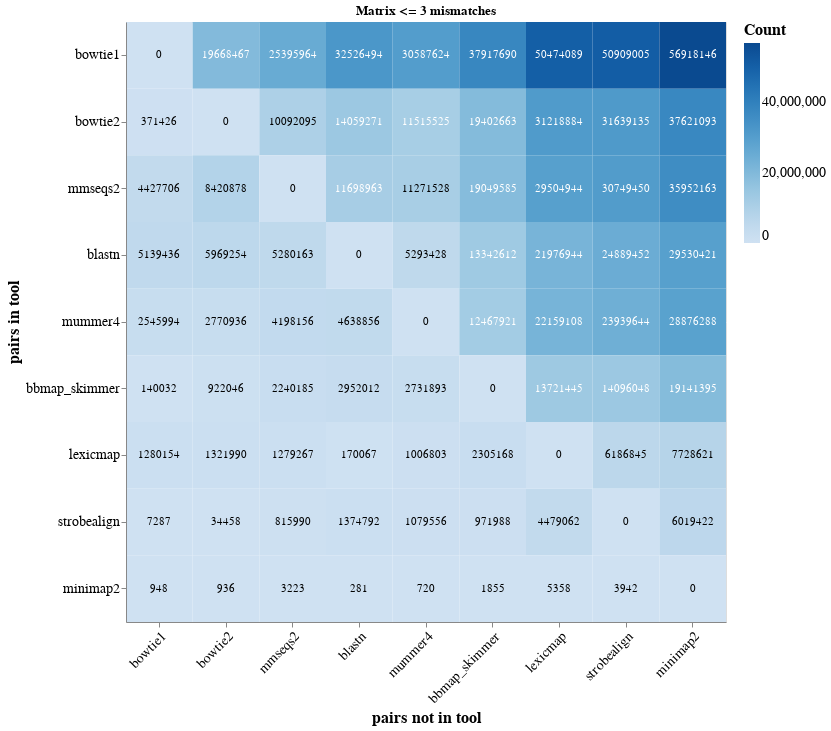

Notebook code for this chart:
### Markdown cell above
Summary of the matrixes: (one matrix with <=3 mismatches)

### Code cell
n_mismatches = 3
# Filter for current mismatch level
tmp = tools_results.filter(pl.col('mismatches') <= n_mismatches)

# Create empty matrix
matrix = pl.DataFrame(data=np.zeros((len(tools_list), len(tools_list)), dtype=int), schema=tools_list)

# Get unique pairs for each tool
tool_pairs = {}
for tool in tools_list:
    tool_pairs[tool] = tmp.filter(pl.col('tool') == tool).select(["contig_id","spacer_id","strand","start","end"]).unique()

# Fill matrix with counts
for i, tool_x in enumerate(tools_list):
    for j, tool_y in enumerate(tools_list):
        if tool_x == tool_y:
            continue
        # Count pairs in x but not in y
        unique_pairs = tool_pairs[tool_x].join(tool_pairs[tool_y], on=['contig_id','spacer_id','strand','start','end'], how='anti')
        matrix[i,j] = unique_pairs.height

# Convert to DataFrame for better visualization
matrix = matrix.with_columns(pl.Series(name="tool1", values=tools_list, dtype=pl.Utf8))
print(f"Matrix for {n_mismatches} mismatches:")
print(matrix)
heatmap_filename = f'results/real_data/plots/matrix__less_or_equal_3_mismatches'
chart = plot_matrix(matrix, f"Matrix <= {n_mismatches} mismatches", heatmap_filename)
# plot_matrix(matrix, f"Matrix for {n_mismatches} mismatches (% of tool's total matches)", heatmap_filename+"_percent", as_percent=True)  # as percentages
matrix.write_csv(f'results/real_data/results/matrix_less_or_equal_3_mismatches.tsv',separator='\t')
print("\n")
chart

### Figure 1 — Vega-Lite specification as saved in the notebook (floating-point values rounded to 4 significant figures)
{"config": {"view": {"continuousWidth": 300, "continuousHeight": 300}}, "layer": [{"mark": {"type": "rect"}, "encoding": {"color": {"field": "count", "legend": {"labelFontSize": 14, "title": "Count", "titleFontSize": 16}, "scale": {"scheme": "blues"}, "type": "quantitative"}, "tooltip": [{"field": "in_tool", "type": "nominal"}, {"field": "not_in_tool", "type": "nominal"}, {"field": "count", "type": "quantitative"}], "x": {"axis": {"labelAngle": -45, "labelFontSize": 14, "titleFontSize": 16}, "field": "not_in_tool", "sort": ["bowtie1", "bowtie2", "mmseqs2", "blastn", "mummer4", "bbmap_skimmer", "lexicmap", "strobealign", "minimap2"], "title": "pairs not in tool", "type": "nominal"}, "y": {"axis": {"labelFontSize": 14, "titleFontSize": 16}, "field": "in_tool", "sort": ["bowtie1", "bowtie2", "mmseqs2", "blastn", "mummer4", "bbmap_skimmer", "lexicmap", "strobealign", "minimap2"], "title": "pairs in tool", "type": "nominal"}}, "title": "Matrix <= 3 mismatches"}, {"mark": {"type": "text", "baseline": "middle"}, "encoding": {"color": {"condition": {"test": "(datum.count > 11314014.691358024)", "value": "white"}, "value": "black"}, "text": {"field": "count", "format": "d", "type": "quantitative"}, "tooltip": [{"field": "in_tool", "type": "nominal"}, {"field": "not_in_tool", "type": "nominal"}, {"field": "count", "type": "quantitative"}], "x": {"axis": {"labelAngle": -45, "labelFontSize": 14, "titleFontSize": 16}, "field": "not_in_tool", "sort": ["bowtie1", "bowtie2", "mmseqs2", "blastn", "mummer4", "bbmap_skimmer", "lexicmap", "strobealign", "minimap2"], "title": "pairs not in tool", "type": "nominal"}, "y": {"axis": {"labelFontSize": 14, "titleFontSize": 16}, "field": "in_tool", "sort": ["bowtie1", "bowtie2", "mmseqs2", "blastn", "mummer4", "bbmap_skimmer", "lexicmap", "strobealign", "minimap2"], "title": "pairs in tool", "type": "nominal"}}, "title": "Matrix <= 3 mismatches"}], "data": {"name": "data-60c8554d3483e91d280b593d786252e2"}, "height": 600, "width": 600, "$schema": "https://vega.github.io/schema/vega-lite/v5.20.1.json", "datasets": {"data-60c8554d3483e91d280b593d786252e2": [{"in_tool": "bowtie1", "not_in_tool": "bowtie1", "count": 0}, {"in_tool": "bowtie2", "not_in_tool": "bowtie1", "count": 371426}, {"in_tool": "mmseqs2", "not_in_tool": "bowtie1", "count": 4427706}, {"in_tool": "blastn", "not_in_tool": "bowtie1", "count": 5139436}, {"in_tool": "mummer4", "not_in_tool": "bowtie1", "count": 2545994}, {"in_tool": "bbmap_skimmer", "not_in_tool": "bowtie1", "count": 140032}, {"in_tool": "lexicmap", "not_in_tool": "bowtie1", "count": 1280154}, {"in_tool": "strobealign", "not_in_tool": "bowtie1", "count": 7287}, {"in_tool": "minimap2", "not_in_tool": "bowtie1", "count": 948}, {"in_tool": "bowtie1", "not_in_tool": "bowtie2", "count": 19668467}, {"in_tool": "bowtie2", "not_in_tool": "bowtie2", "count": 0}, {"in_tool": "mmseqs2", "not_in_tool": "bowtie2", "count": 8420878}, {"in_tool": "blastn", "not_in_tool": "bowtie2", "count": 5969254}, {"in_tool": "mummer4", "not_in_tool": "bowtie2", "count": 2770936}, {"in_tool": "bbmap_skimmer", "not_in_tool": "bowtie2", "count": 922046}, {"in_tool": "lexicmap", "not_in_tool": "bowtie2", "count": 1321990}, {"in_tool": "strobealign", "not_in_tool": "bowtie2", "count": 34458}, {"in_tool": "minimap2", "not_in_tool": "bowtie2", "count": 936}, {"in_tool": "bowtie1", "not_in_tool": "mmseqs2", "count": 25395964}, {"in_tool": "bowtie2", "not_in_tool": "mmseqs2", "count": 10092095}, {"in_tool": "mmseqs2", "not_in_tool": "mmseqs2", "count": 0}, {"in_tool": "blastn", "not_in_tool": "mmseqs2", "count": 5280163}, {"in_tool": "mummer4", "not_in_tool": "mmseqs2", "count": 4198156}, {"in_tool": "bbmap_skimmer", "not_in_tool": "mmseqs2", "count": 2240185}, {"in_tool": "lexicmap", "not_in_tool": "mmseqs2", "count": 1279267}, {"in_tool": "strobealign", "not_in_tool": "mmseqs2", "count": 815990}, {"in_tool": "minimap2", "not_in_tool": "mmseqs2", "count": 3223}, {"in_tool": "bowtie1", "not_in_tool": "blastn", "count": 32526494}, {"in_tool": "bowtie2", "not_in_tool": "blastn", "count": 14059271}, {"in_tool": "mmseqs2", "not_in_tool": "blastn", "count": 11698963}, {"in_tool": "blastn", "not_in_tool": "blastn", "count": 0}, {"in_tool": "mummer4", "not_in_tool": "blastn", "count": 4638856}, {"in_tool": "bbmap_skimmer", "not_in_tool": "blastn", "count": 2952012}, {"in_tool": "lexicmap", "not_in_tool": "blastn", "count": 170067}, {"in_tool": "strobealign", "not_in_tool": "blastn", "count": 1374792}, {"in_tool": "minimap2", "not_in_tool": "blastn", "count": 281}, {"in_tool": "bowtie1", "not_in_tool": "mummer4", "count": 30587624}, {"in_tool": "bowtie2", "not_in_tool": "mummer4", "count": 11515525}, {"in_tool": "mmseqs2", "not_in_tool": "mummer4", "count": 11271528}, {"in_tool": "blastn", "not_in_tool": "mummer4", "count": 5293428}, {"in_tool": "mummer4", "not_in_tool": "mummer4", "count": 0}, {"in_tool": "bbmap_skimmer", "not_in_tool": "mummer4", "count": 2731893}, {"in_tool": "lexicmap", "not_in_tool": "mummer4", "count": 1006803}, {"in_tool": "strobealign", "not_in_tool": "mummer4", "count": 1079556}, {"in_tool": "minimap2", "not_in_tool": "mummer4", "count": 720}, {"in_tool": "bowtie1", "not_in_tool": "bbmap_skimmer", "count": 37917690}, {"in_tool": "bowtie2", "not_in_tool": "bbmap_skimmer", "count": 19402663}, {"in_tool": "mmseqs2", "not_in_tool": "bbmap_skimmer", "count": 19049585}, {"in_tool": "blastn", "not_in_tool": "bbmap_skimmer", "count": 13342612}, {"in_tool": "mummer4", "not_in_tool": "bbmap_skimmer", "count": 12467921}, {"in_tool": "bbmap_skimmer", "not_in_tool": "bbmap_skimmer", "count": 0}, {"in_tool": "lexicmap", "not_in_tool": "bbmap_skimmer", "count": 2305168}, {"in_tool": "strobealign", "not_in_tool": "bbmap_skimmer", "count": 971988}, {"in_tool": "minimap2", "not_in_tool": "bbmap_skimmer", "count": 1855}, {"in_tool": "bowtie1", "not_in_tool": "lexicmap", "count": 50474089}, {"in_tool": "bowtie2", "not_in_tool": "lexicmap", "count": 31218884}, {"in_tool": "mmseqs2", "not_in_tool": "lexicmap", "count": 29504944}, {"in_tool": "blastn", "not_in_tool": "lexicmap", "count": 21976944}, {"in_tool": "mummer4", "not_in_tool": "lexicmap", "count": 22159108}, {"in_tool": "bbmap_skimmer", "not_in_tool": "lexicmap", "count": 13721445}, {"in_tool": "lexicmap", "not_in_tool": "lexicmap", "count": 0}, {"in_tool": "strobealign", "not_in_tool": "lexicmap", "count": 4479062}, {"in_tool": "minimap2", "not_in_tool": "lexicmap", "count": 5358}, {"in_tool": "bowtie1", "not_in_tool": "strobealign", "count": 50909005}, {"in_tool": "bowtie2", "not_in_tool": "strobealign", "count": 31639135}, {"in_tool": "mmseqs2", "not_in_tool": "strobealign", "count": 30749450}, {"in_tool": "blastn", "not_in_tool": "strobealign", "count": 24889452}, {"in_tool": "mummer4", "not_in_tool": "strobealign", "count": 23939644}, {"in_tool": "bbmap_skimmer", "not_in_tool": "strobealign", "count": 14096048}, {"in_tool": "lexicmap", "not_in_tool": "strobealign", "count": 6186845}, {"in_tool": "strobealign", "not_in_tool": "strobealign", "count": 0}, {"in_tool": "minimap2", "not_in_tool": "strobealign", "count": 3942}, {"in_tool": "bowtie1", "not_in_tool": "minimap2", "count": 56918146}, {"in_tool": "bowtie2", "not_in_tool": "minimap2", "count": 37621093}, {"in_tool": "mmseqs2", "not_in_tool": "minimap2", "count": 35952163}, {"in_tool": "blastn", "not_in_tool": "minimap2", "count": 29530421}, {"in_tool": "mummer4", "not_in_tool": "minimap2", "count": 28876288}, {"in_tool": "bbmap_skimmer", "not_in_tool": "minimap2", "count": 19141395}, {"in_tool": "lexicmap", "not_in_tool": "minimap2", "count": 7728621}, {"in_tool": "strobealign", "not_in_tool": "minimap2", "count": 6019422}, {"in_tool": "minimap2", "not_in_tool": "minimap2", "count": 0}]}}
